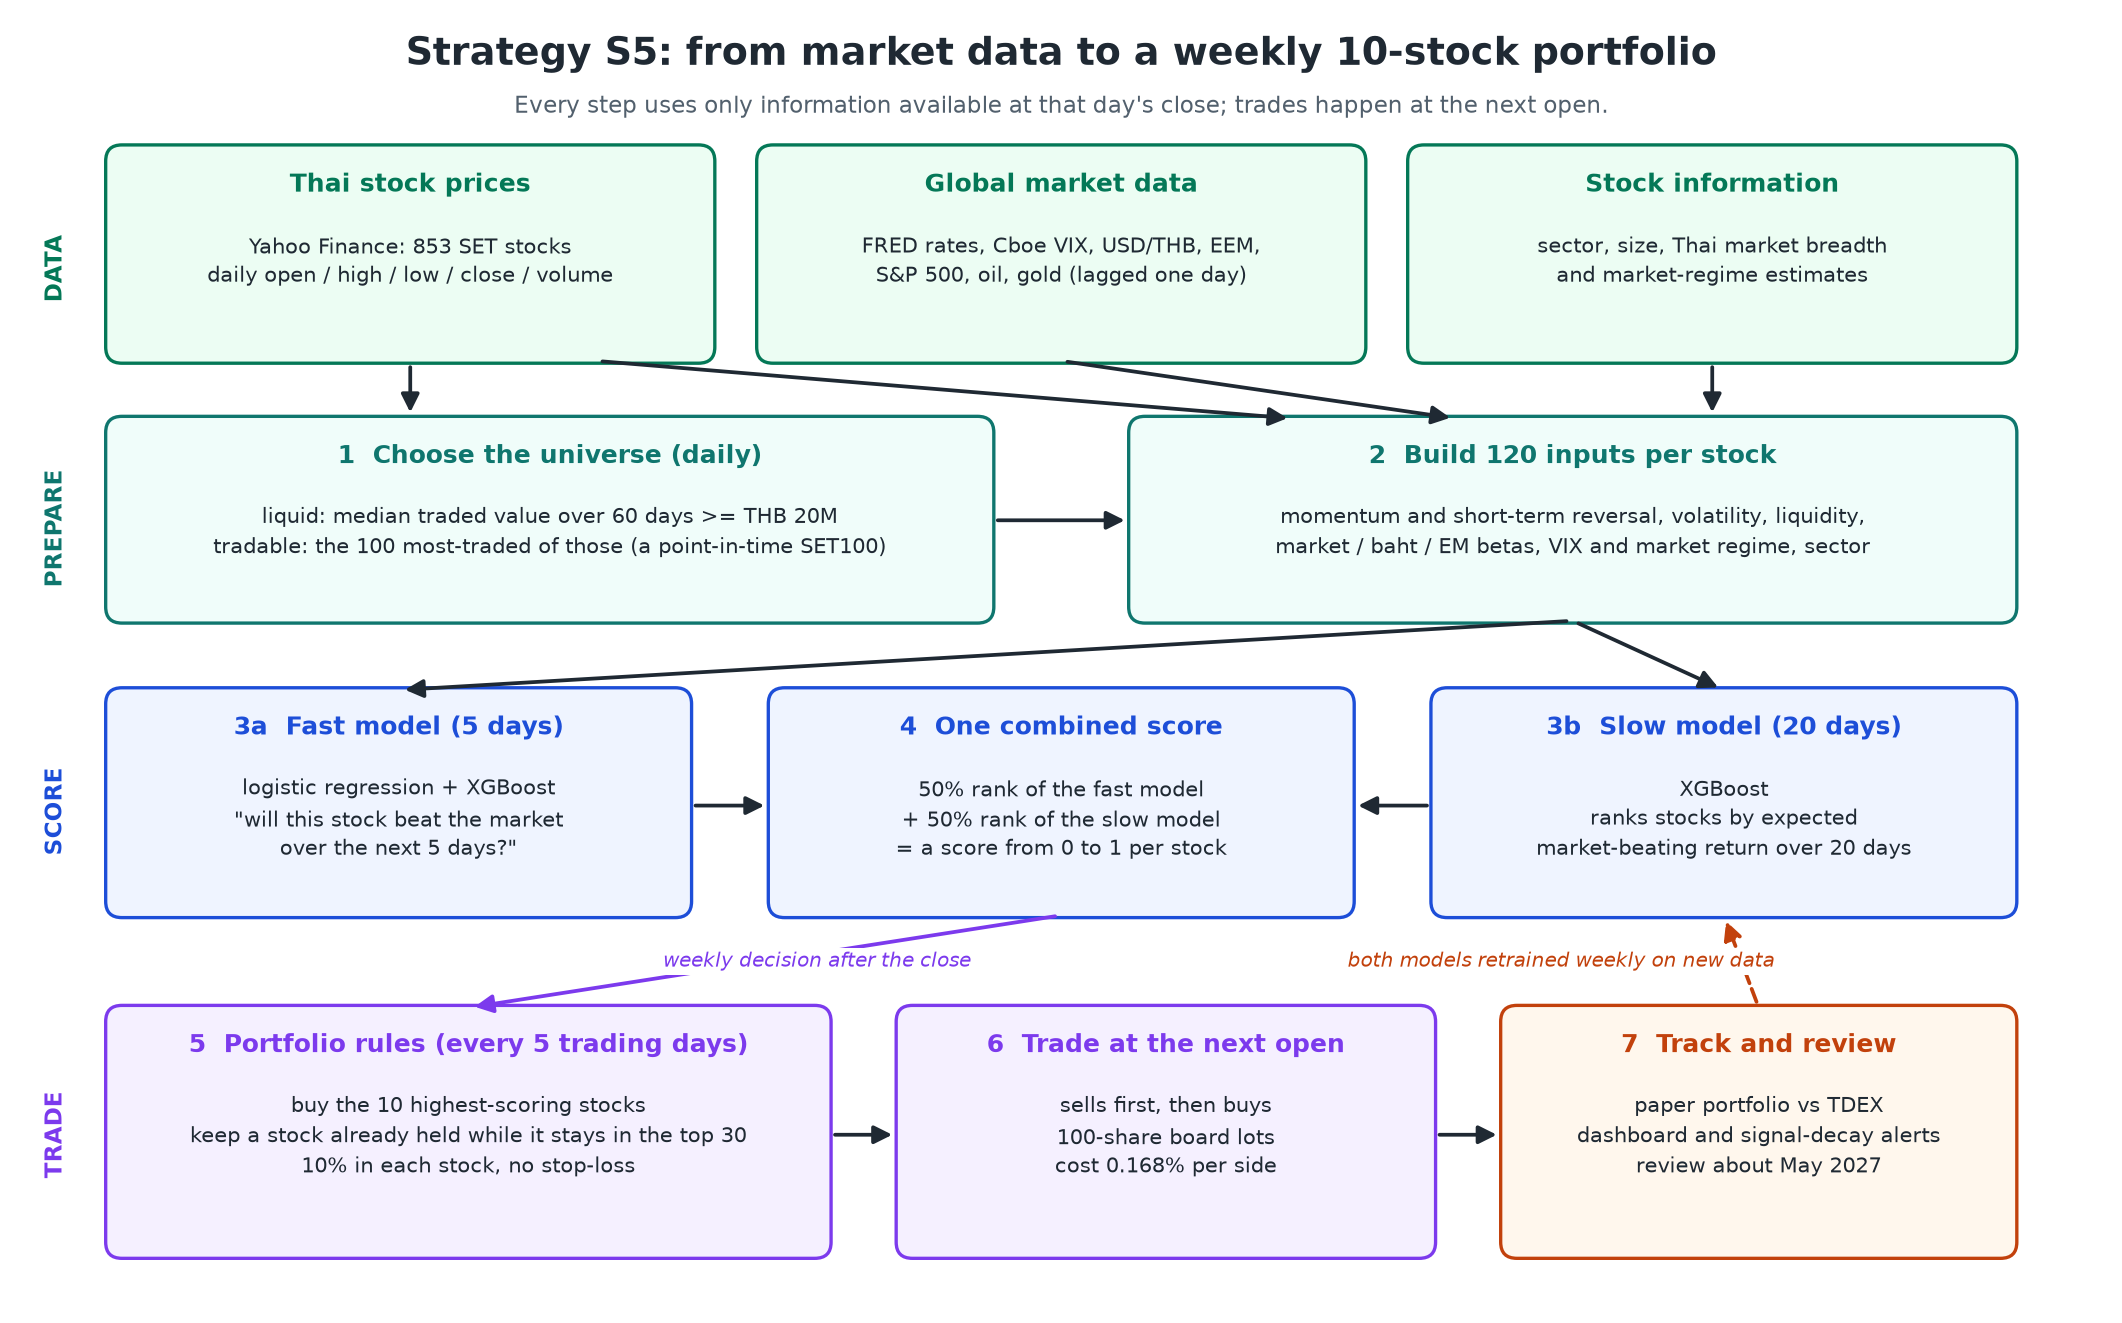

The script that saved this image:
"""Draw docs/strategy_flow.png: how strategy S5 turns data into a weekly 10-stock portfolio.

uv run set-quant-alpha/docs/strategy_flow.py
"""

from pathlib import Path

import matplotlib.pyplot as plt
from matplotlib.patches import FancyArrowPatch, FancyBboxPatch

OUT = Path(__file__).with_suffix(".png")
INK, MUTED = "#1f2933", "#52606d"
SRC, SRC_BG = "#047857", "#ecfdf3"
PREP, PREP_BG = "#0f766e", "#f0fdfa"
MODEL, MODEL_BG = "#1d4ed8", "#eff4ff"
BOOK, BOOK_BG = "#7c3aed", "#f5f0ff"
LIVE, LIVE_BG = "#c2410c", "#fff7ed"

fig, ax = plt.subplots(figsize=(18, 11.2), dpi=150)
ax.set(xlim=(0, 18), ylim=(0, 11.2))
ax.axis("off")


def box(x, y, w, h, title, body, ec, fc, size=10):
    ax.add_patch(
        FancyBboxPatch(
            (x, y), w, h, boxstyle="round,pad=0.02,rounding_size=0.14", fc=fc, ec=ec, lw=1.6
        )
    )
    ax.text(
        x + w / 2,
        y + h - 0.22,
        title,
        ha="center",
        va="top",
        fontsize=size + 2,
        weight="bold",
        color=ec,
    )
    ax.text(
        x + w / 2,
        y + h - 0.72,
        body,
        ha="center",
        va="top",
        fontsize=size,
        color=INK,
        linespacing=1.45,
    )


def arrow(p, q, color=INK, ls="-", label="", label_xy=None, rad=0.0):
    ax.add_patch(
        FancyArrowPatch(
            p,
            q,
            arrowstyle="-|>",
            mutation_scale=18,
            color=color,
            lw=1.8,
            ls=ls,
            connectionstyle=f"arc3,rad={rad}",
            shrinkA=3,
            shrinkB=3,
        )
    )
    if label:
        lx, ly = label_xy or ((p[0] + q[0]) / 2, (p[1] + q[1]) / 2)
        ax.text(
            lx,
            ly,
            label,
            ha="center",
            va="center",
            fontsize=9.5,
            color=color,
            style="italic",
            bbox=dict(fc="white", ec="none", pad=1.5),
        )


def stage(y, text, color):
    ax.text(
        0.25, y, text, ha="left", va="center", fontsize=11, weight="bold", color=color, rotation=90
    )


ax.text(
    9,
    10.85,
    "Strategy S5: from market data to a weekly 10-stock portfolio",
    ha="center",
    va="center",
    fontsize=18,
    weight="bold",
    color=INK,
)
ax.text(
    9,
    10.4,
    "Every step uses only information available at that day's close; trades happen at the next open.",
    ha="center",
    va="center",
    fontsize=11,
    color=MUTED,
)

# ---- row 1: data
stage(9.0, "DATA", SRC)
box(
    0.8,
    8.2,
    5.2,
    1.85,
    "Thai stock prices",
    "Yahoo Finance: 853 SET stocks\ndaily open / high / low / close / volume",
    SRC,
    SRC_BG,
)
box(
    6.4,
    8.2,
    5.2,
    1.85,
    "Global market data",
    "FRED rates, Cboe VIX, USD/THB, EEM,\nS&P 500, oil, gold (lagged one day)",
    SRC,
    SRC_BG,
)
box(
    12.0,
    8.2,
    5.2,
    1.85,
    "Stock information",
    "sector, size, Thai market breadth\nand market-regime estimates",
    SRC,
    SRC_BG,
)

# ---- row 2: preparation
stage(6.75, "PREPARE", PREP)
box(
    0.8,
    5.95,
    7.6,
    1.75,
    "1  Choose the universe (daily)",
    "liquid: median traded value over 60 days >= THB 20M\ntradable: the 100 most-traded of those (a point-in-time SET100)",
    PREP,
    PREP_BG,
)
box(
    9.6,
    5.95,
    7.6,
    1.75,
    "2  Build 120 inputs per stock",
    "momentum and short-term reversal, volatility, liquidity,\nmarket / baht / EM betas, VIX and market regime, sector",
    PREP,
    PREP_BG,
)

# ---- row 3: models and score
stage(4.3, "SCORE", MODEL)
box(
    0.8,
    3.4,
    5.0,
    1.95,
    "3a  Fast model (5 days)",
    'logistic regression + XGBoost\n"will this stock beat the market\nover the next 5 days?"',
    MODEL,
    MODEL_BG,
)
box(
    12.2,
    3.4,
    5.0,
    1.95,
    "3b  Slow model (20 days)",
    "XGBoost\nranks stocks by expected\nmarket-beating return over 20 days",
    MODEL,
    MODEL_BG,
)
box(
    6.5,
    3.4,
    5.0,
    1.95,
    "4  One combined score",
    "50% rank of the fast model\n+ 50% rank of the slow model\n= a score from 0 to 1 per stock",
    MODEL,
    MODEL_BG,
)

# ---- row 4: portfolio and execution
stage(1.5, "TRADE", BOOK)
box(
    0.8,
    0.45,
    6.2,
    2.15,
    "5  Portfolio rules (every 5 trading days)",
    "buy the 10 highest-scoring stocks\nkeep a stock already held while it stays in the top 30\n"
    "10% in each stock, no stop-loss",
    BOOK,
    BOOK_BG,
)
box(
    7.6,
    0.45,
    4.6,
    2.15,
    "6  Trade at the next open",
    "sells first, then buys\n100-share board lots\ncost 0.168% per side",
    BOOK,
    BOOK_BG,
)
box(
    12.8,
    0.45,
    4.4,
    2.15,
    "7  Track and review",
    "paper portfolio vs TDEX\ndashboard and signal-decay alerts\nreview about May 2027",
    LIVE,
    LIVE_BG,
)

# ---- arrows
arrow((3.4, 8.2), (3.4, 7.7))  # prices -> universe
arrow((5.0, 8.2), (11.0, 7.7))  # prices -> inputs
arrow((9.0, 8.2), (12.4, 7.7))  # global data -> inputs
arrow((14.6, 8.2), (14.6, 7.7))  # stock information -> inputs
arrow((8.4, 6.82), (9.6, 6.82))
arrow((13.4, 5.95), (3.3, 5.35), rad=0.0)
arrow((13.4, 5.95), (14.7, 5.35))
arrow((5.8, 4.35), (6.5, 4.35))
arrow((12.2, 4.35), (11.5, 4.35))
arrow(
    (9.0, 3.4), (3.9, 2.6), color=BOOK, label="weekly decision after the close", label_xy=(6.9, 3.0)
)
arrow((7.0, 1.5), (7.6, 1.5))
arrow((12.2, 1.5), (12.8, 1.5))
arrow(
    (15.0, 2.6),
    (14.7, 3.4),
    color=LIVE,
    ls="--",
    label="both models retrained weekly on new data",
    label_xy=(13.3, 3.0),
)

fig.savefig(OUT, bbox_inches="tight", facecolor="white")
print(f"wrote {OUT}")
